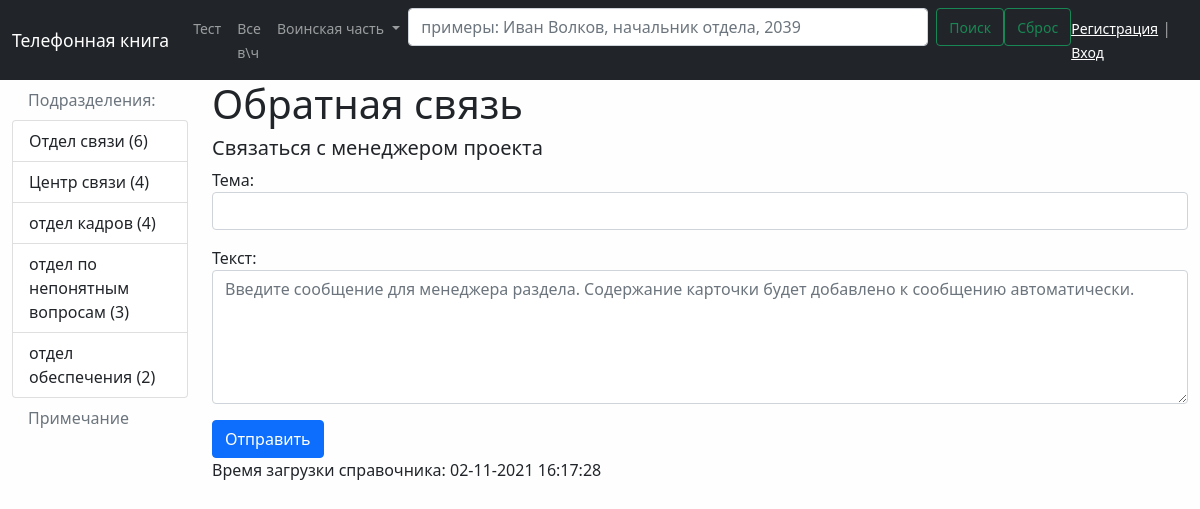
Page /mail/ on the committed database.
### phonebook/models.py (models this page shows, shortened)
class Division(models.Model):  # создаем специфичиский класс к полю отношений "подразделение"
    objects = None
    title = models.CharField(max_length=150, db_index=True, verbose_name='Наименование подразделения')
    def get_absolute_url(self):  # метод обработки абсолютных адресов (автоматического построения ссылки)
        return reverse_lazy('division', kwargs={"div_id": self.pk})
    class Meta:  # задаем параметры админки
        verbose_name = 'Подразделение'  # отображаемое значение в шапке админки
        verbose_name_plural = 'Подразделения'  # значение в множественном числе
        ordering = ['id']   # указываем по какому полю идет сортировка

### phonebook/views.py (the view)
# urls.py: path('mail/', mail_go, name='mail'),
def mail_go(request):
    if request.method == 'POST':
        form = ContactForm(request.POST)
        if form.is_valid():
            mail = send_mail(form.cleaned_data['subject'], form.cleaned_data['content'], 'Marinchenko_av@vch2034.gpk.by',
                             ['Marinchenko_av@vch2034.gpk.by'], fail_silently=True)
            if mail:
                messages.success(request, 'Письмо отправлено!')
                return redirect('mail')
            else:
                messages.error(request, 'Ошибка отправки')
        else:
            messages.error(request, 'Ошибка регистрации')
    else:
        form = ContactForm()
    return render(request, 'phonebook/mail.html', {"form": form})

### phonebook/forms.py
class ContactForm(forms.Form):
    subject = forms.CharField(label='Тема', widget=forms.TextInput(attrs={'class': 'form-control'}))
    content = forms.CharField(label='Текст', widget=forms.Textarea(attrs={'class': 'form-control', "rows": 5, 'placeholder': "Введите сообщение для менеджера раздела. Содержание карточки будет добавлено к сообщению автоматически.", 'maxlength': "1000", 'autocomplete': "off"}))

### phonebook/models.py (called while the page is built)
    def get_absolute_url(self):  # метод обработки абсолютных адресов (автоматического построения ссылки)
        return reverse_lazy('mil_unit', kwargs={"mil_id": self.pk})

### phonebook/templatetags/phonebook_tags.py (called while the page is built)
@register.simple_tag()  # указываем простой декоратор взятия списка всех воинских частей (simple_tag) и присваеваем ему имя
def get_units():   # задаем пользовательский тег
    return MilitaryUnit.objects.annotate(cnt=Count('phonenumber')).filter(cnt__gt=0)  # отображает только в\ч в которых есть записи

@register.inclusion_tag('phonebook/list_divisions.html')  # указываем встроенный декоратор для списка подразделений в левом навбаре
def show_divisions():  # задаем пользовательский тег отобразить подразделения, передаем произвольный аргумент mil_id=2
    divisions = Division.objects.annotate(cnt=Count('phonenumber', filter=F('phonenumber__is_published'))).filter(
        cnt__gt=1)
    return {"divisions": divisions, }

### phonebook/templates/phonebook/mail.html (shortened to what this page needs)
{% extends 'base.html' %}
{% block sidebar %}
{% include 'inc/_sidebar.html' %}
{% endblock %}
{% block content %}
<h1>Обратная связь</h1>
<h5>Связаться с менеджером проекта</h5>
<form method="post">
    {{ form.as_p }}
    <button type="submit" class="btn btn-primary btn-block">Отправить</button>
</form>
{% endblock %}

### phonebook/templates/phonebook/list_divisions.html (shortened to what this page needs)
<div class="list-group">
{% for di in divisions %}
  <a href="{{ di.get_absolute_url }}" class="list-group-item list-group-item-action" name="orderby" >
    {{ di.title }}     ({{ di.cnt }})
  </a>
{% endfor %}
</div>

### phonebook/static/css/style.css (style rules this page uses)
body { background-color: #fefefe; }

### rows in the picture
Division: title "Отдел связи", cnt "6"
Division: title "Центр связи", cnt "4"
Division: title "отдел кадров", cnt "4"
Division: title "отдел по непонятным вопросам", cnt "3"
Division: title "отдел обеспечения", cnt "2"
